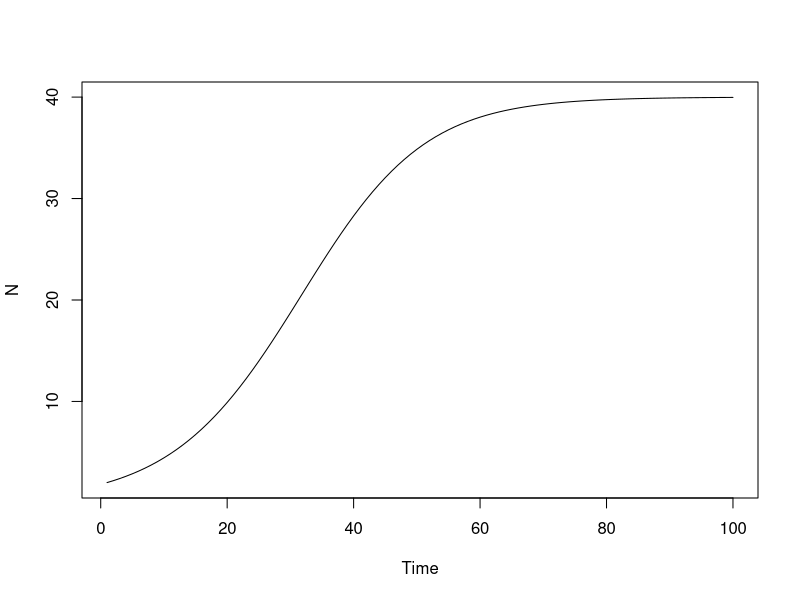
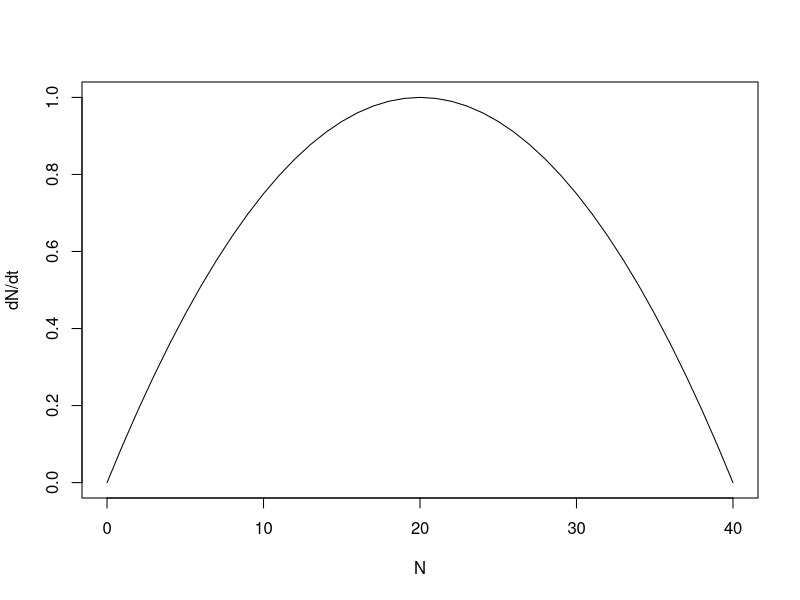
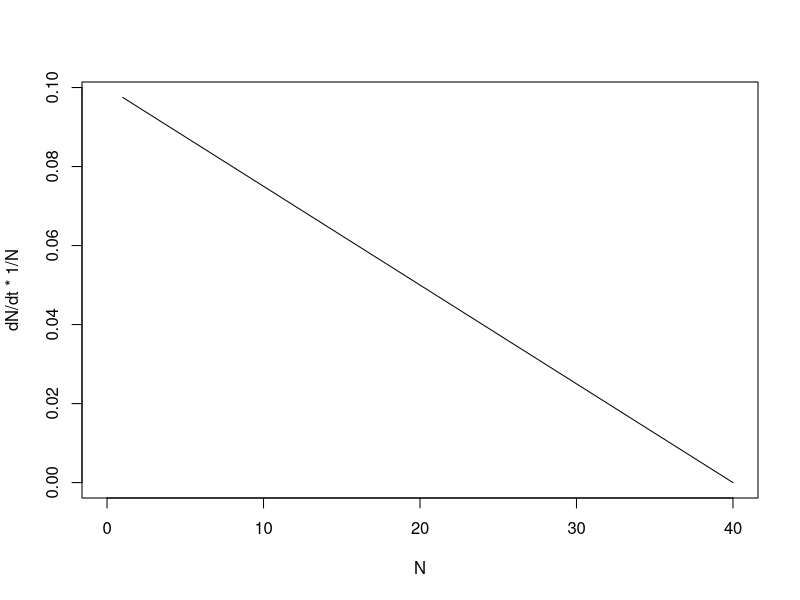
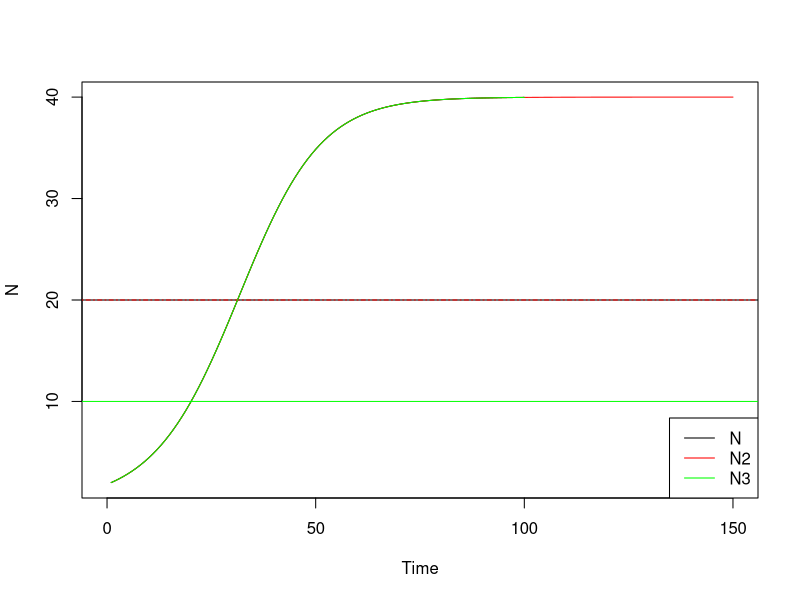

Here is the R script that generated these plots, in order:
## ---- chunk 1
knitr::opts_chunk$set(echo = TRUE)
## ---- chunk 2
# Two parameters govern the dynamics of the population: the growth rate (r) and  
# the carrying capacity (K). 
# We assume arbitrary values, it does not really matter here.
r <- 0.1
K <- 40

# We also need to set the initial population density and the time range 
N_ini <- 2
t <- 100

# Now we can calculate the density at the next time step!
N2 <- r * N_ini * (1-(N_ini/K)) + N_ini
N3 <- r * N2 * (1-(N2/K)) + N2
#... etc
## ---- chunk 3
#for (each of these values) {
#    do the commands between the curly brackets
#}
## ---- chunk 4
vec <- seq(1, 20, 1)
vec
vec[3] # the third element in vec is 3
## ---- chunk 5
# Create an empty vector to store the values in
N <- rep(NA, t) # this repeats the value NA t times
N[1] <- N_ini   # Set element number 1 to N_ini

for (i in 2:t) { # this performs the calculation (the model) in the loop from 2 to t, i is the current value
  N[i] <- r * N[i-1] * (1-(N[i - 1]/K)) + N[i-1]
}

N # look at what now is stored in N
## ---- chunk 6
# Plot how population abundance change over time
plot(x = 1:t, y = N, xlab = "Time", ylab = "N", type = "l")
## ---- chunk 7
## We can start by creating a vector of N-values (ranging from 0 to carrying capacity):
N_vec <- seq(from = 0, to = K, by = 1)
N_vec

## Population growth rate
growth_pop <- r * N_vec * (1-(N_vec/K))

# Plot how population growth rate varies with population density
plot(growth_pop ~ N_vec, xlab = "N", ylab = "dN/dt", type = "l")
## ---- chunk 8
## Per capita growth rate
growth_cap <- growth_pop / N_vec

# Plot how per capita growth rate varies with population density
plot(growth_cap ~ N_vec, xlab = "N", ylab = "dN/dt * 1/N", type = "l")
## ---- chunk 9
# Create a new vector with new values of r and K
N2 <- rep(NA, t)
N2[1] <- N_ini
for (i in 2:150) {
N2[i] <- (r) * N2[i-1] * (1-(N2[i - 1]/K)) + N2[i-1]
}

# Create a new vector with new values of r and K
N3 <- rep(NA, t)
N3[1] <- N_ini
for (i in 2:t) {
N3[i] <- r * N3[i-1] * (1-(N3[i - 1]/(K))) + N3[i-1]
}

# To plot population abundance change over time: Plot the original plot and add the two lines by the command “lines”. Note that we have change the scale on the x axis to capture the asymptote for N2:
plot(y = N, x = 1:t, xlab = "Time", ylab = "N", type = "l", xlim =c(0,150) )
abline(h = K/2, lwd=1) # h = the y-intercept
lines(y = N2, x = 1:150, col="red")
abline(h = K/2, lty=4, lwd=1, col="red")
lines(y = N3, x = 1:t, col="green")
abline(h = K/4, col="green")
legend("bottomright", legend=c("N", "N2", "N3"),
       col=c("black","red", "green"), lty=1)
